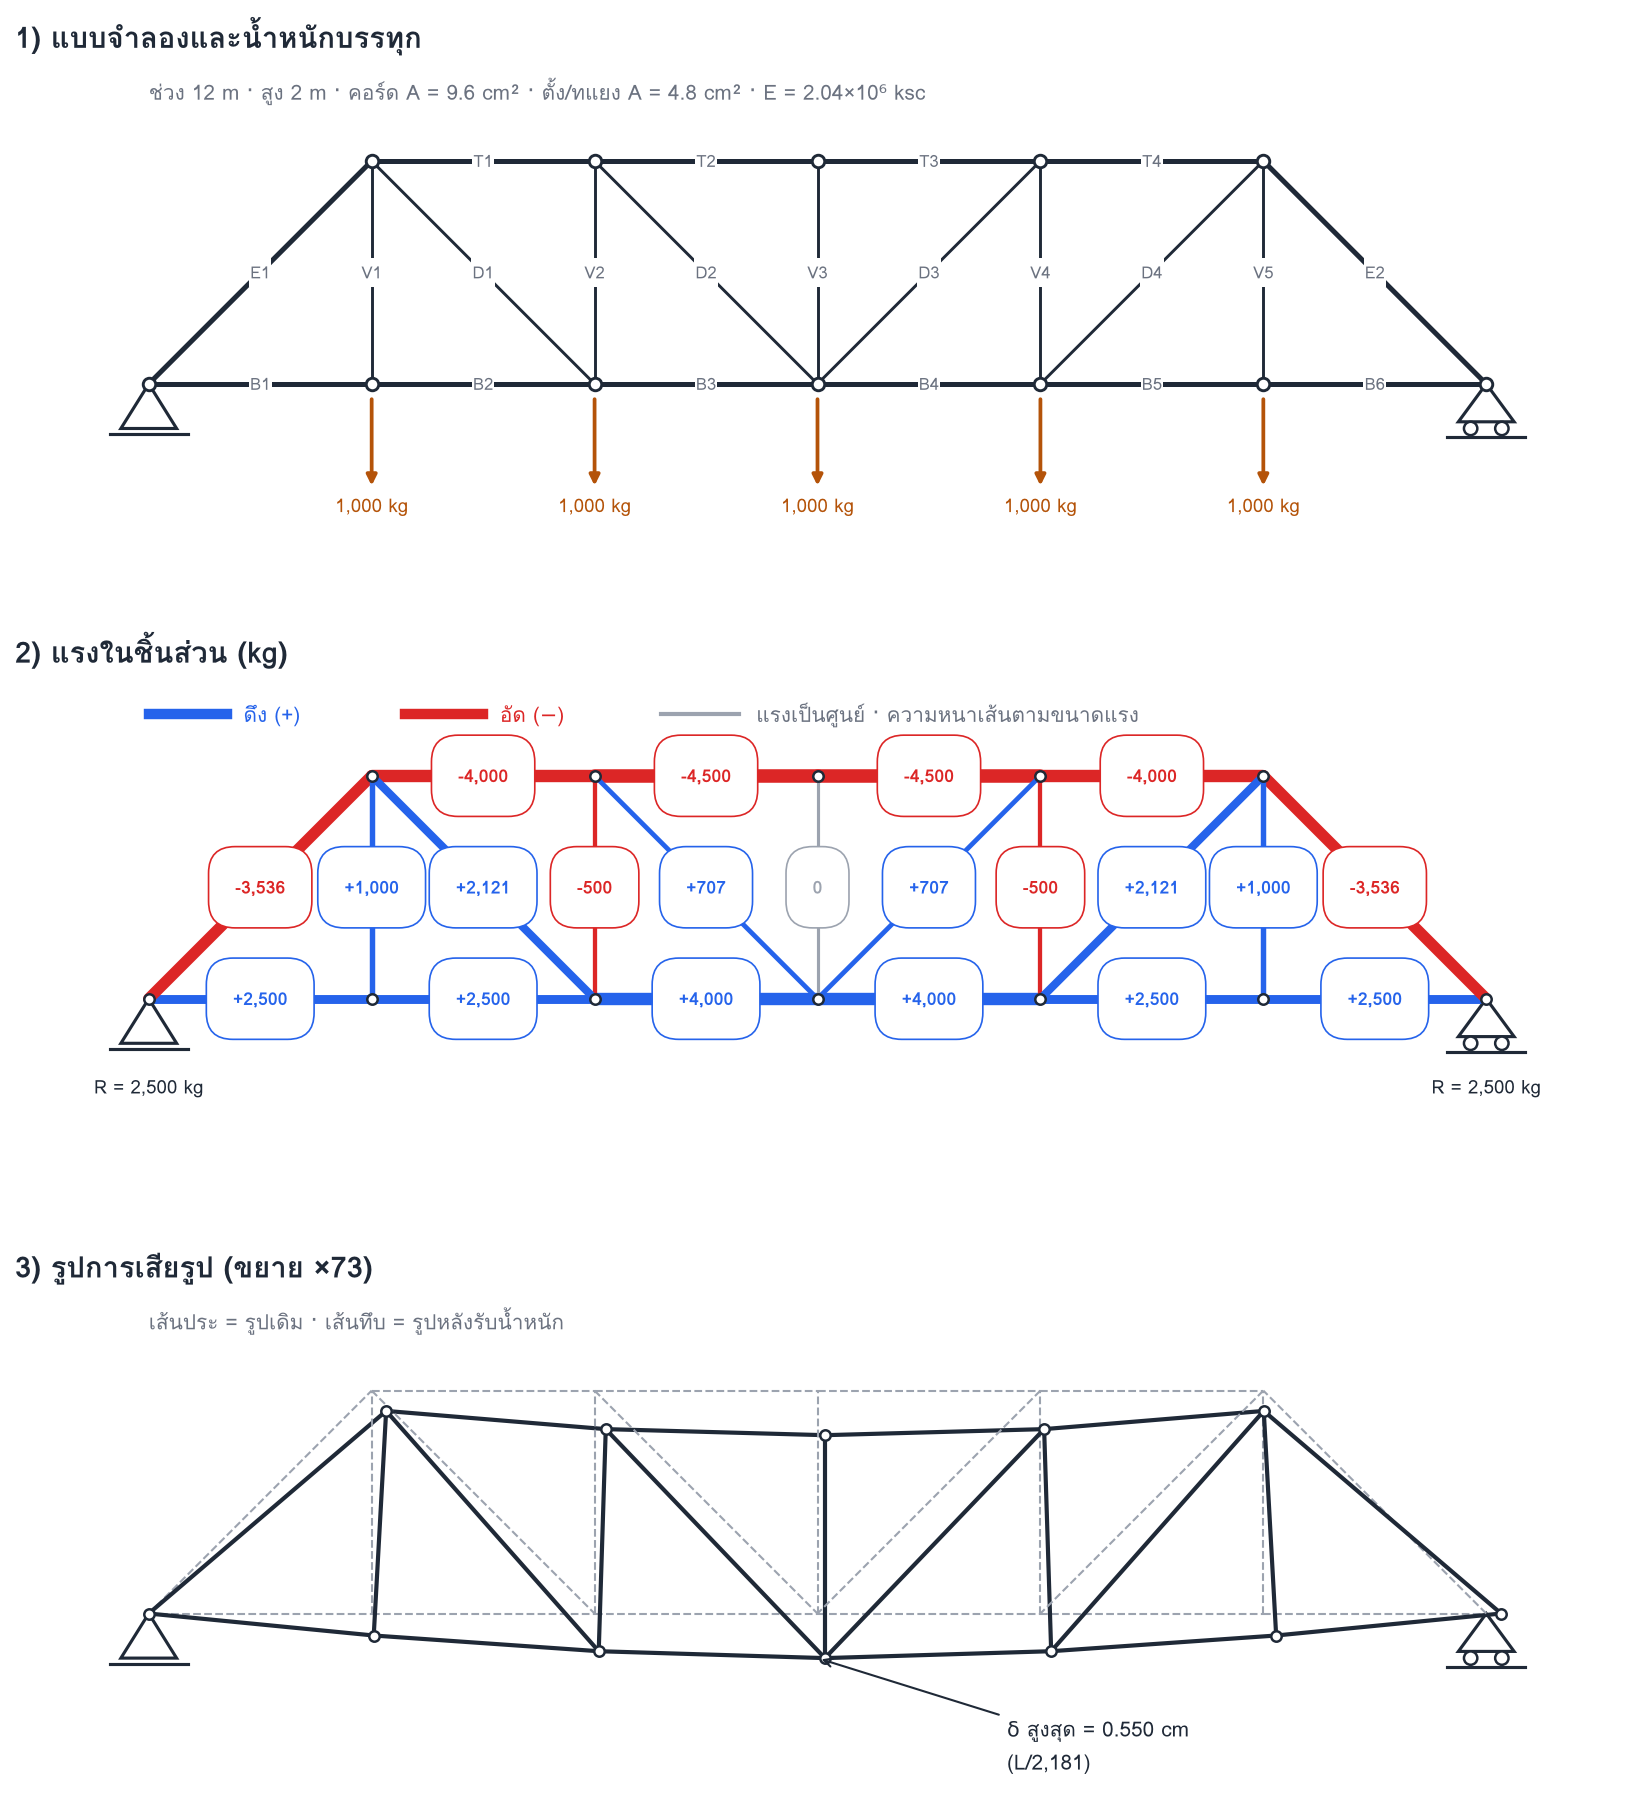

The Python source for this figure:
"""วิเคราะห์โครงทรัส 2 มิติด้วยวิธี direct stiffness (FEM แบบ truss element)

หน่วย: kg, cm, ksc ตลอดทั้งไฟล์
แรงในชิ้นส่วน: + = ดึง, − = อัด

ตัวอย่าง: ทรัสแบบ Pratt ช่วง 12 m (6 ช่อง × 2 m) สูง 2 m
รองรับแบบหมุดที่ปลายซ้าย และลูกกลิ้งที่ปลายขวา
น้ำหนักจุด 1,000 kg ที่จุดต่อคอร์ดล่างทั้ง 5 จุด
"""
import math

import matplotlib
matplotlib.use("Agg")
import matplotlib.pyplot as plt
from matplotlib import font_manager
import numpy as np

# ---------------------------------------------------------------- ข้อมูลนำเข้า
E = 2.04e6          # ksc (เหล็กรูปพรรณ)
PANEL = 200.0       # cm
H = 200.0           # cm
N_PANEL = 6
P = 1000.0          # kg ต่อจุด

A_CHORD = 9.6       # cm²  เช่น 2L-50×50×5
A_WEB = 4.8         # cm²  เช่น L-50×50×5

# จุดต่อ: b0..b6 คอร์ดล่าง, t1..t5 คอร์ดบน
nodes = {}
for i in range(N_PANEL + 1):
    nodes[f"b{i}"] = (i * PANEL, 0.0)
for i in range(1, N_PANEL):
    nodes[f"t{i}"] = (i * PANEL, H)

members = []  # (ชื่อ, จุดเริ่ม, จุดปลาย, พื้นที่)
for i in range(N_PANEL):
    members.append((f"B{i+1}", f"b{i}", f"b{i+1}", A_CHORD))            # คอร์ดล่าง
for i in range(1, N_PANEL - 1):
    members.append((f"T{i}", f"t{i}", f"t{i+1}", A_CHORD))              # คอร์ดบน
members.append(("E1", "b0", "t1", A_CHORD))                             # ขาปลาย
members.append(("E2", f"b{N_PANEL}", f"t{N_PANEL-1}", A_CHORD))
for i in range(1, N_PANEL):
    members.append((f"V{i}", f"b{i}", f"t{i}", A_WEB))                  # ตั้ง
mid = N_PANEL // 2
for i in range(1, mid):
    members.append((f"D{i}", f"t{i}", f"b{i+1}", A_WEB))                # ทแยงซ้าย
for i in range(mid + 1, N_PANEL):
    members.append((f"D{i-1}", f"t{i}", f"b{i-1}", A_WEB))              # ทแยงขวา

supports = {"b0": (True, True), f"b{N_PANEL}": (False, True)}           # (ux, uy) ยึดหรือไม่
loads = {f"b{i}": (0.0, -P) for i in range(1, N_PANEL)}


# ---------------------------------------------------------------- ตัวคำนวณ
def solve(nodes, members, supports, loads, E):
    names = list(nodes)
    idx = {n: k for k, n in enumerate(names)}
    ndof = 2 * len(names)
    K = np.zeros((ndof, ndof))
    F = np.zeros(ndof)

    geo = []
    for name, a, b, A in members:
        (x1, y1), (x2, y2) = nodes[a], nodes[b]
        L = math.hypot(x2 - x1, y2 - y1)
        c, s = (x2 - x1) / L, (y2 - y1) / L
        k = E * A / L * np.array([[c*c, c*s, -c*c, -c*s],
                                  [c*s, s*s, -c*s, -s*s],
                                  [-c*c, -c*s, c*c, c*s],
                                  [-c*s, -s*s, c*s, s*s]])
        dofs = [2*idx[a], 2*idx[a] + 1, 2*idx[b], 2*idx[b] + 1]
        K[np.ix_(dofs, dofs)] += k
        geo.append((name, dofs, L, c, s, A))

    for n, (fx, fy) in loads.items():
        F[2*idx[n]] += fx
        F[2*idx[n] + 1] += fy

    fixed = [2*idx[n] + d for n, fix in supports.items() for d in (0, 1) if fix[d]]
    free = [d for d in range(ndof) if d not in fixed]

    Kff = K[np.ix_(free, free)]
    if np.linalg.matrix_rank(Kff) < len(free):
        raise ValueError("โครงสร้างไม่มั่นคง (unstable) — ตรวจจุดรองรับหรือชิ้นส่วนที่ขาด")

    u = np.zeros(ndof)
    u[free] = np.linalg.solve(Kff, F[free])
    R = K @ u - F

    forces = {}
    for name, dofs, L, c, s, A in geo:
        ue = u[dofs]
        forces[name] = E * A / L * np.dot([-c, -s, c, s], ue)
    disp = {n: (u[2*idx[n]], u[2*idx[n] + 1]) for n in names}
    reactions = {n: (R[2*idx[n]], R[2*idx[n] + 1]) for n in supports}
    return forces, disp, reactions


forces, disp, reactions = solve(nodes, members, supports, loads, E)

# ---------------------------------------------------------------- ตรวจผลกับวิธีมือ
total = P * (N_PANEL - 1)
Ry_left = reactions["b0"][1]
Ry_right = reactions[f"b{N_PANEL}"][1]
checks = [
    ("ผลรวมแรงปฏิกิริยา = น้ำหนักรวม", Ry_left + Ry_right, total),
    ("แรงปฏิกิริยาซ้าย = ครึ่งหนึ่ง (สมมาตร)", Ry_left, total / 2),
    ("ขาปลาย E1 = −R/sin45°", forces["E1"], -Ry_left * math.sqrt(2)),
    ("คอร์ดล่าง B3 (ตัดหน้าตัด, โมเมนต์รอบ t2)", forces["B3"], (Ry_left*2*PANEL - P*PANEL) / H),
    ("คอร์ดบน T2 (ตัดหน้าตัด, โมเมนต์รอบ b3)", forces["T2"], -(Ry_left*3*PANEL - P*(2*PANEL + PANEL)) / H),
]
print("=== ตรวจผลกับวิธีมือ ===")
for label, fem, hand in checks:
    ok = abs(fem - hand) < 1e-6 * max(1.0, abs(hand))
    print(f"{'ผ่าน' if ok else 'ไม่ผ่าน':6s} {label:42s} FEM {fem:10.1f}  มือ {hand:10.1f}")
    assert ok, label

print("\n=== แรงในชิ้นส่วน (kg) ===")
for name, *_ in members:
    f = forces[name]
    state = "ดึง" if f > 1e-6 else ("อัด" if f < -1e-6 else "ศูนย์")
    print(f"{name:4s} {f:10.1f}  {state}")

dy_max = min(d[1] for d in disp.values())
print(f"\nการแอ่นตัวสูงสุด = {abs(dy_max):.3f} cm  (L/{N_PANEL*PANEL/abs(dy_max):.0f})")

# ---------------------------------------------------------------- วาดรูป
FONT_DIR = "/usr/share/fonts/opentype/tlwg/"
for f in ("Loma.otf", "Loma-Bold.otf"):
    font_manager.fontManager.addfont(FONT_DIR + f)
FAMILY = ["Loma", "DejaVu Sans"]  # DejaVu เติมตัวที่ Loma ไม่มี เช่น δ − ⁶
plt.rcParams["font.family"] = FAMILY
thai = font_manager.FontProperties(family=FAMILY)
thai_b = font_manager.FontProperties(family=FAMILY, weight="bold")
TENSION, COMPRESSION, ZERO, INK, MUTED = "#2563eb", "#dc2626", "#9ca3af", "#1f2937", "#6b7280"

fig, axes = plt.subplots(3, 1, figsize=(11, 12.5))
span = N_PANEL * PANEL


def frame(ax, title):
    ax.set_title(title, fontproperties=thai_b, fontsize=14, loc="left", color=INK)
    ax.set_aspect("equal")
    ax.set_xlim(-120, span + 120)
    ax.set_ylim(-170, H + 90)
    ax.axis("off")


def draw_supports(ax):
    x, y = nodes["b0"]
    ax.add_patch(plt.Polygon([[x, y], [x-25, y-40], [x+25, y-40]], fc="white", ec=INK, lw=1.5))
    ax.plot([x-35, x+35], [y-45, y-45], color=INK, lw=1.5)
    x, y = nodes[f"b{N_PANEL}"]
    ax.add_patch(plt.Polygon([[x, y], [x-25, y-34], [x+25, y-34]], fc="white", ec=INK, lw=1.5))
    for dx in (-14, 14):
        ax.add_patch(plt.Circle((x+dx, y-40), 6, fc="white", ec=INK, lw=1.2))
    ax.plot([x-35, x+35], [y-48, y-48], color=INK, lw=1.5)


# (1) แบบจำลองและน้ำหนัก
ax = axes[0]
frame(ax, "1) แบบจำลองและน้ำหนักบรรทุก")
for name, a, b, A in members:
    (x1, y1), (x2, y2) = nodes[a], nodes[b]
    ax.plot([x1, x2], [y1, y2], color=INK, lw=2.4 if A == A_CHORD else 1.4)
    ax.text((x1+x2)/2, (y1+y2)/2, name, fontsize=8, color=MUTED, ha="center", va="center",
            bbox=dict(fc="white", ec="none", pad=0.6))
for n, (x, y) in nodes.items():
    ax.plot(x, y, "o", ms=6, mfc="white", mec=INK, mew=1.4)
for n, (fx, fy) in loads.items():
    x, y = nodes[n]
    ax.annotate("", xy=(x, y - 95), xytext=(x, y - 10),
                arrowprops=dict(arrowstyle="-|>", color="#b45309", lw=1.8))
    ax.text(x, y - 115, f"{P:,.0f} kg", ha="center", fontsize=9, color="#b45309")
draw_supports(ax)
ax.text(0, H + 55, f"ช่วง {span/100:.0f} m · สูง {H/100:.0f} m · คอร์ด A = {A_CHORD} cm² · "
        f"ตั้ง/ทแยง A = {A_WEB} cm² · E = 2.04×10⁶ ksc",
        fontproperties=thai, fontsize=10, color=MUTED)

# (2) แรงดึง/แรงอัด
ax = axes[1]
frame(ax, "2) แรงในชิ้นส่วน (kg)")
fmax = max(abs(f) for f in forces.values())
for name, a, b, A in members:
    (x1, y1), (x2, y2) = nodes[a], nodes[b]
    f = forces[name]
    color = TENSION if f > 1e-6 else COMPRESSION if f < -1e-6 else ZERO
    ax.plot([x1, x2], [y1, y2], color=color, lw=1.5 + 5 * abs(f) / fmax, solid_capstyle="round")
    label = "0" if abs(f) < 1e-6 else f"{f:+,.0f}"
    ax.text((x1+x2)/2, (y1+y2)/2, label, fontsize=8.5, ha="center", va="center", color=color,
            fontweight="bold", bbox=dict(fc="white", ec=color, lw=0.8, pad=1.5, boxstyle="round"))
for n, (x, y) in nodes.items():
    ax.plot(x, y, "o", ms=5, mfc="white", mec=INK, mew=1.2)
draw_supports(ax)
for n, (rx, ry) in reactions.items():
    x, y = nodes[n]
    ax.text(x, y - 85, f"R = {ry:,.0f} kg", ha="center", fontsize=9, color=INK)
ax.plot([0, 70], [H + 55, H + 55], color=TENSION, lw=5)
ax.text(85, H + 55, "ดึง (+)", fontproperties=thai, fontsize=10, va="center", color=TENSION)
ax.plot([230, 300], [H + 55, H + 55], color=COMPRESSION, lw=5)
ax.text(315, H + 55, "อัด (−)", fontproperties=thai, fontsize=10, va="center", color=COMPRESSION)
ax.plot([460, 530], [H + 55, H + 55], color=ZERO, lw=2)
ax.text(545, H + 55, "แรงเป็นศูนย์ · ความหนาเส้นตามขนาดแรง", fontproperties=thai,
        fontsize=10, va="center", color=MUTED)

# (3) รูปการเสียรูป
ax = axes[2]
scale = 40.0 / abs(dy_max)
frame(ax, f"3) รูปการเสียรูป (ขยาย ×{scale:,.0f})")
for name, a, b, A in members:
    (x1, y1), (x2, y2) = nodes[a], nodes[b]
    ax.plot([x1, x2], [y1, y2], color=ZERO, lw=1, ls="--")
    (u1, v1), (u2, v2) = disp[a], disp[b]
    ax.plot([x1 + scale*u1, x2 + scale*u2], [y1 + scale*v1, y2 + scale*v2], color=INK, lw=2)
for n, (x, y) in nodes.items():
    u, v = disp[n]
    ax.plot(x + scale*u, y + scale*v, "o", ms=5, mfc="white", mec=INK, mew=1.2)
draw_supports(ax)
xm, ym = nodes[f"b{mid}"]
ax.annotate(f"δ สูงสุด = {abs(dy_max):.3f} cm\n(L/{span/abs(dy_max):,.0f})",
            xy=(xm, ym + scale*disp[f'b{mid}'][1]), xytext=(xm + 170, -140),
            fontproperties=thai, fontsize=10, color=INK,
            arrowprops=dict(arrowstyle="->", color=INK))
ax.text(0, H + 55, "เส้นประ = รูปเดิม · เส้นทึบ = รูปหลังรับน้ำหนัก",
        fontproperties=thai, fontsize=10, color=MUTED)

plt.tight_layout()
out = __file__.replace(".py", ".png")
plt.savefig(out, dpi=150, bbox_inches="tight")
print(f"\nบันทึกรูป: {out}")
